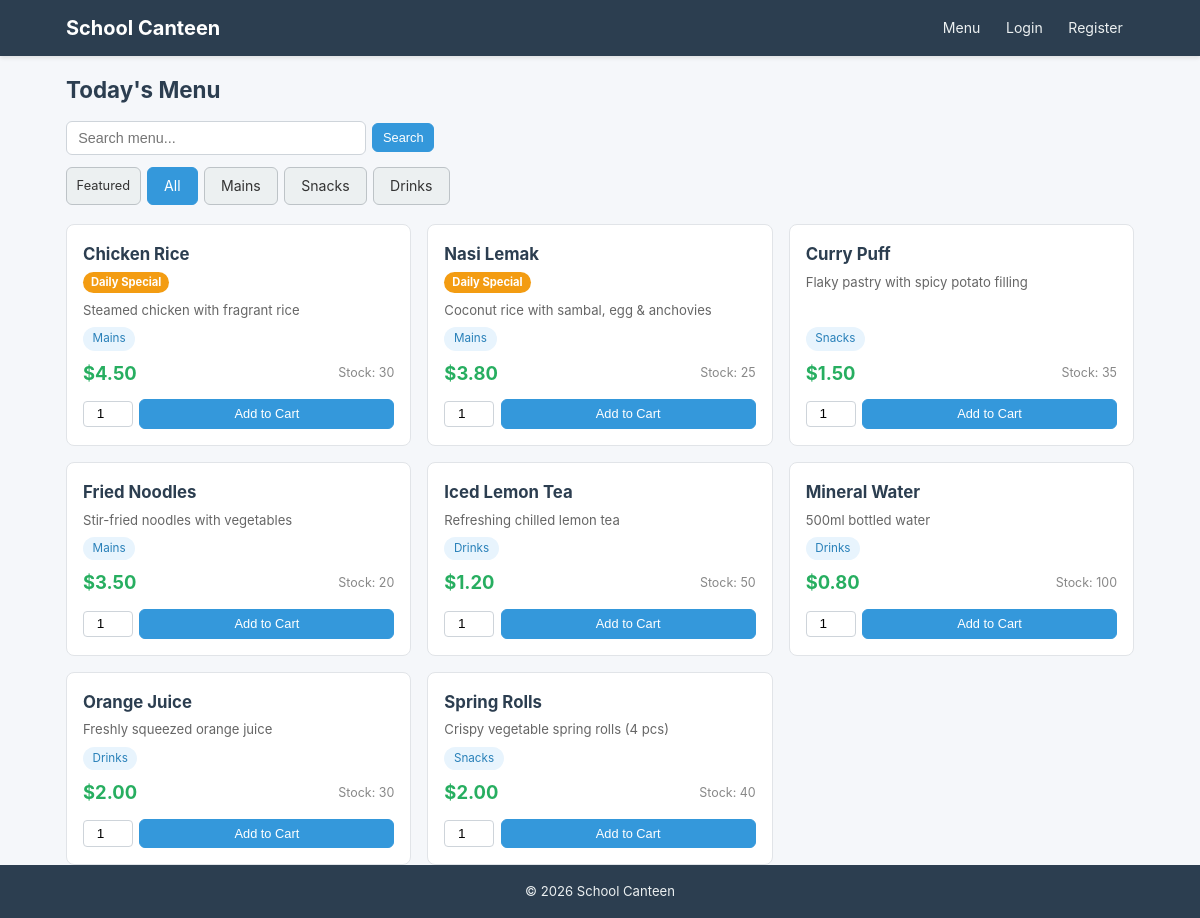
The page / on the database its author committed.
### models.py (models this page shows, shortened)
class Category(db.Model):
    __tablename__ = 'categories'
    id = db.Column(db.Integer, primary_key=True)
    name = db.Column(db.String(64), unique=True, nullable=False)
    description = db.Column(db.String(256))
    items = db.relationship('MenuItem', backref='category', lazy='dynamic')

class MenuItem(db.Model):
    __tablename__ = 'menu_items'
    id = db.Column(db.Integer, primary_key=True)
    name = db.Column(db.String(128), nullable=False)
    description = db.Column(db.Text, nullable=True)
    price = db.Column(db.Float, nullable=False)
    category_id = db.Column(db.Integer, db.ForeignKey('categories.id'), nullable=False)
    image = db.Column(db.String(256), nullable=True)
    available = db.Column(db.Boolean, default=True)
    stock = db.Column(db.Integer, default=0)
    featured = db.Column(db.Boolean, default=False)
    created_at = db.Column(db.DateTime, default=lambda: datetime.now(timezone.utc))
    order_items = db.relationship('OrderItem', backref='menu_item', lazy='dynamic')
    favorites = db.relationship('Favorite', backref='menu_item', lazy='dynamic',
                                cascade='all, delete-orphan')
    @property
    def image_src(self):
        if not self.image:
            return None
        if self.image.startswith(('http://', 'https://', '//')):
            return self.image
        return '/static/uploads/' + self.image
    @property
    def avg_rating(self):
        row = db.session.query(func.avg(OrderItem.rating)).filter(
            OrderItem.menu_item_id == self.id,
            OrderItem.rating.isnot(None)
        ).scalar()
        return round(row, 1) if row else None

### routes/menu.py (the view)
@menu_bp.route('/')
def index():
    categories = Category.query.all()
    selected_category = request.args.get('category', type=int)
    search = request.args.get('q', '').strip()
    featured_only = request.args.get('featured', type=int)
    query = MenuItem.query.filter_by(available=True)
    if selected_category:
        query = query.filter_by(category_id=selected_category)
    if featured_only:
        query = query.filter_by(featured=True)
    if search:
        like = f'%{search}%'
        query = query.filter(
            db.or_(MenuItem.name.ilike(like), MenuItem.description.ilike(like))
        )
    items = query.all()
    if current_user.is_authenticated:
        fav_ids = {f.menu_item_id for f in current_user.favorites}
        items.sort(key=lambda i: (i.id not in fav_ids, i.featured and 0 or 1, i.name))
    else:
        items.sort(key=lambda i: (not i.featured, i.name))
    return render_template('menu/menu.html', items=items, categories=categories,
                           selected_category=selected_category, search=search,
                           featured_only=featured_only)

### templates/menu/menu.html (shortened to what this page needs)
{% extends "base.html" %}
{% block content %}
<div class="menu-header">
  <h1>Today's Menu</h1>
  <form action="{{ url_for('menu.index') }}" method="GET" class="search-form">
    <input type="search" name="q" value="{{ search or '' }}" placeholder="Search menu..." class="form-control search-input">
    <button type="submit" class="btn btn-primary btn-sm">Search</button>
  </form>
  <div class="category-filter">
    <a href="{{ url_for('menu.index', featured=1) }}" class="btn btn-sm {% if featured_only %}btn-warning{% else %}btn-secondary{% endif %}">Featured</a>
    <a href="{{ url_for('menu.index') }}" class="btn {% if not selected_category and not search and not featured_only %}btn-primary{% else %}btn-secondary{% endif %}">All</a>
    {% for cat in categories %}
      <a href="{{ url_for('menu.index', category=cat.id, q=search if search else none) }}"
         class="btn {% if selected_category == cat.id %}btn-primary{% else %}btn-secondary{% endif %}">
        {{ cat.name }}
      </a>
    {% endfor %}
  </div>
</div>
<div class="menu-grid">
  {% for item in items %}
    <div class="menu-card">
      <div class="menu-card-body">
        <div class="menu-card-title-row">
          <h3>{{ item.name }}</h3>
        </div>
        {% if item.featured %}
          <span class="featured-badge">Daily Special</span>
        {% endif %}
        {% if item.description %}
          <p class="description">{{ item.description }}</p>
        {% endif %}
        <p class="category-badge">{{ item.category.name }}</p>
        <div class="menu-card-footer">
          <span class="price">${{ "%.2f"|format(item.price) }}</span>
          <span class="stock">Stock: {{ item.stock }}</span>
        </div>
        {% if item.available and item.stock > 0 %}
          <form action="{{ url_for('orders.add_to_cart', item_id=item.id) }}" method="POST" class="add-to-cart-form">
            <div class="qty-add-row">
              <input type="number" name="quantity" value="1" min="1" max="{{ [item.stock, 99]|min }}" class="qty-input-sm">
              <button type="submit" class="btn btn-primary btn-sm btn-add-cart">Add to Cart</button>
            </div>
          </form>
        {% else %}
          <button class="btn btn-disabled btn-block" disabled>Unavailable</button>
        {% endif %}
      </div>
    </div>
  {% else %}
    <div class="empty-state">
      <p>No menu items found.</p>
    </div>
  {% endfor %}
</div>
{% endblock %}

### templates/base.html (shortened to what this page needs)
<!DOCTYPE html>
<html lang="en">
<head>
  <link rel="stylesheet" href="{{ url_for('static', filename='style.css') }}">
</head>
<body>
  <nav class="navbar">
    <div class="nav-container">
      <a href="{{ url_for('menu.index') }}" class="nav-brand">School Canteen</a>
      <div class="nav-links">
        <a href="{{ url_for('menu.index') }}">Menu</a>
        {% if current_user.is_authenticated %}
          <a href="{{ url_for('orders.view_cart') }}">Cart</a>
          <a href="{{ url_for('orders.history') }}">My Orders</a>
          {% if current_user.is_admin() %}
            <a href="{{ url_for('admin.dashboard') }}">Admin</a>
            <a href="{{ url_for('admin.manage_invoices') }}">Invoices</a>
          {% endif %}
          <a href="{{ url_for('auth.logout') }}">Logout</a>
          <span class="nav-user">{{ current_user.username }}</span>
          <span class="nav-balance">${{ "%.2f"|format(current_user.balance) }}</span>
        {% else %}
          <a href="{{ url_for('auth.login') }}">Login</a>
          <a href="{{ url_for('auth.register') }}">Register</a>
        {% endif %}
      </div>
    </div>
  </nav>
  <main class="container">
    {% block content %}{% endblock %}
  </main>
  <footer class="footer">
    <div class="container">
      <p>&copy; {{ now().year }} School Canteen</p>
    </div>
  </footer>
</body>
</html>

### static/style.css (style rules this page uses)
* { margin: 0; padding: 0; box-sizing: border-box; }
body { font-family: -apple-system, BlinkMacSystemFont, 'Segoe UI', Roboto, Oxygen, Ubuntu, Cantarell, sans-serif; line-height: 1.6; color: #333; background: #f5f7fa; display: flex; flex-direction: column; min-height: 100vh; }
.container { max-width: 1100px; margin: 0 auto; padding: 0 1rem; width: 100%; }
.navbar { background: #2c3e50; color: #fff; box-shadow: 0 2px 4px rgba(0,0,0,0.1); position: sticky; top: 0; z-index: 100; }
.nav-container { max-width: 1100px; margin: 0 auto; padding: 0 1rem; display: flex; justify-content: space-between; align-items: center; height: 56px; position: relative; }
.nav-brand { font-size: 1.25rem; font-weight: 700; color: #fff; text-decoration: none; white-space: nowrap; }
.nav-links { display: flex; align-items: center; gap: 0.2rem; }
.nav-links a { color: #ecf0f1; text-decoration: none; padding: 0.4rem 0.7rem; font-size: 0.88rem; border-radius: 6px; transition: background 0.2s, color 0.2s; white-space: nowrap; }
main { padding: 1.25rem 0; flex: 1; }
main h1 { font-size: 1.4rem; margin-bottom: 1rem; color: #2c3e50; }
.btn { display: inline-flex; align-items: center; justify-content: center; padding: 0.5rem 1rem; border: 1px solid transparent; border-radius: 6px; font-size: 0.88rem; cursor: pointer; text-decoration: none; transition: all 0.2s; line-height: 1.4; }
.btn-primary { background: #3498db; color: #fff; border-color: #3498db; }
.btn-secondary { background: #ecf0f1; color: #333; border-color: #bdc3c7; }
.btn-sm { padding: 0.3rem 0.6rem; font-size: 0.8rem; }
.form-control { width: 100%; padding: 0.5rem 0.7rem; border: 1px solid #ced4da; border-radius: 6px; font-size: 0.9rem; transition: border-color 0.2s; }
.menu-header { margin-bottom: 1.2rem; }
.menu-header h1 { font-size: 1.4rem; color: #2c3e50; margin-bottom: 0.8rem; }
.category-filter { display: flex; gap: 0.4rem; flex-wrap: wrap; }
.menu-grid { display: grid; grid-template-columns: repeat(auto-fill, minmax(260px, 1fr)); gap: 1rem; }
.menu-card { background: #fff; border: 1px solid #e1e4e8; border-radius: 8px; overflow: hidden; transition: box-shadow 0.2s; display: flex; flex-direction: column; }
.menu-card-body { padding: 1rem; flex: 1; display: flex; flex-direction: column; }
.menu-card-body h3 { font-size: 1.05rem; color: #2c3e50; margin-bottom: 0.25rem; }
.description { color: #666; font-size: 0.82rem; margin-bottom: 0.4rem; flex: 1; }
.category-badge { display: inline-block; background: #e8f4fd; color: #2980b9; padding: 0.15rem 0.6rem; border-radius: 12px; font-size: 0.73rem; margin-bottom: 0.5rem; align-self: flex-start; }
.menu-card-footer { display: flex; justify-content: space-between; align-items: center; margin-bottom: 0.7rem; }
.price { font-size: 1.15rem; font-weight: 700; color: #27ae60; }
.stock { font-size: 0.78rem; color: #888; }
.search-form { display: flex; gap: 0.4rem; margin-bottom: 0.8rem; align-items: center; }
.search-input { max-width: 300px; }
.featured-badge { display: inline-block; background: #f39c12; color: #fff; padding: 0.1rem 0.5rem; border-radius: 12px; font-size: 0.7rem; font-weight: 700; margin-bottom: 0.4rem; align-self: flex-start; }
.menu-card-title-row { display: flex; justify-content: space-between; align-items: flex-start; }
.qty-add-row { display: flex; gap: 0.4rem; align-items: center; }
.qty-input-sm { width: 50px; padding: 0.3rem; border: 1px solid #ced4da; border-radius: 4px; text-align: center; font-size: 0.85rem; }
.btn-add-cart { flex: 1; }
.footer { background: #2c3e50; color: #ecf0f1; text-align: center; padding: 1rem 0; font-size: 0.82rem; margin-top: auto; }

### rows shown on the page
Category: name "Mains"
Category: name "Snacks"
Category: name "Drinks"
MenuItem: name "Chicken Rice", featured "Daily Special", description "Steamed chicken with fragrant rice", category.name "Mains", price "4.50", stock "30"
MenuItem: name "Nasi Lemak", featured "Daily Special", description "Coconut rice with sambal, egg & anchovies", category.name "Mains", price "3.80", stock "25"
MenuItem: name "Curry Puff", description "Flaky pastry with spicy potato filling", category.name "Snacks", price "1.50", stock "35"
MenuItem: name "Fried Noodles", description "Stir-fried noodles with vegetables", category.name "Mains", price "3.50", stock "20"
MenuItem: name "Iced Lemon Tea", description "Refreshing chilled lemon tea", category.name "Drinks", price "1.20", stock "50"
MenuItem: name "Mineral Water", description "500ml bottled water", category.name "Drinks", price "0.80", stock "100"
MenuItem: name "Orange Juice", description "Freshly squeezed orange juice", category.name "Drinks", price "2.00", stock "30"
MenuItem: name "Spring Rolls", description "Crispy vegetable spring rolls (4 pcs)", category.name "Snacks", price "2.00", stock "40"
